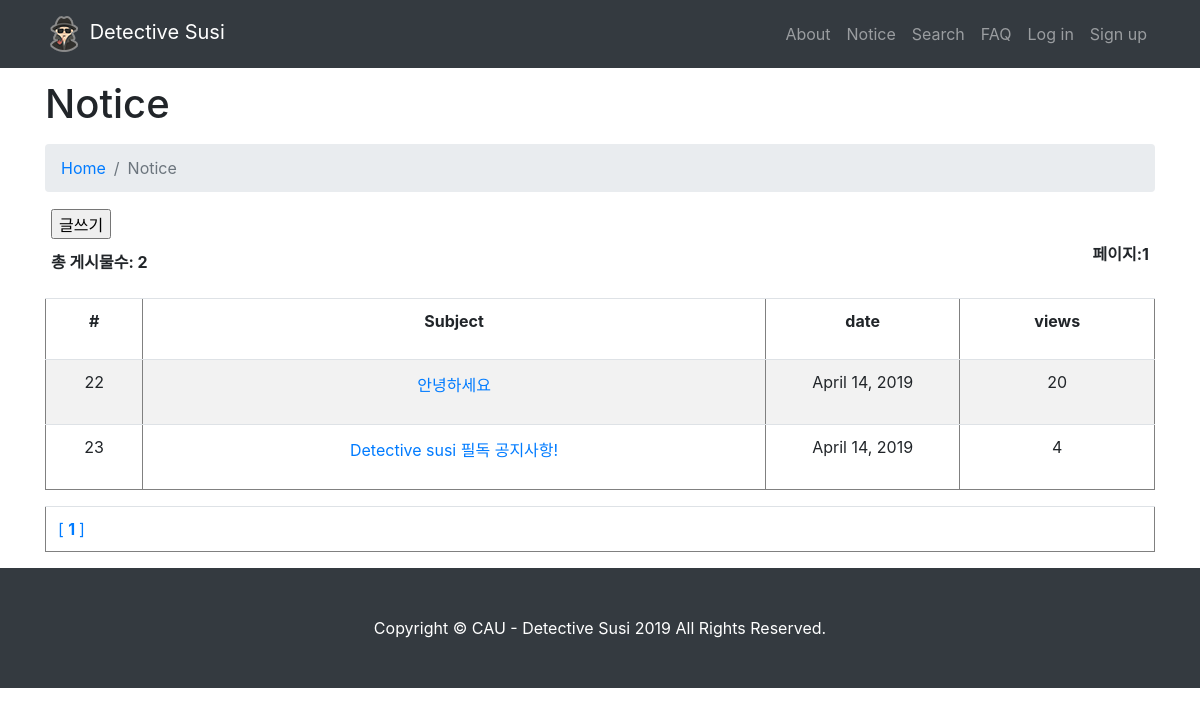
/notice/, run on an earlier commit of the app's database.
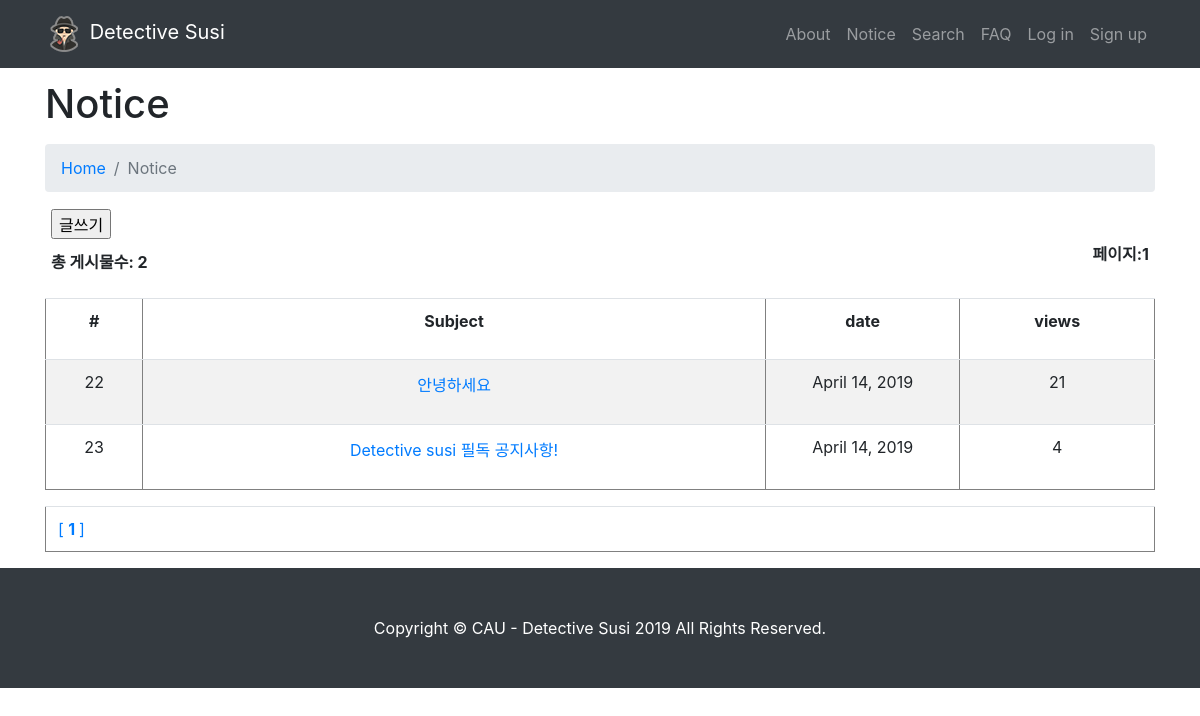
And on a later commit of the database.
### main/models.py (models this page shows)
class NoticeBoard(models.Model):
	subject = models.CharField(max_length=50,blank=True)	#제목
	name = models.CharField(max_length=50,blank=True)		#이름
	created_date = models.DateField(null=True, blank=True)	#생성일
	memo = models.TextField(max_length=1000, blank=True)	#내용
	hits = models.IntegerField(null=True,blank=True)		#조회수

### main/views.py (the view)
# urls.py: path('notice/', views.notice, name='notice'),
def notice(request):
    boardList = NoticeBoard.objects.order_by('id')[0:5]
    current_page =1
    totalCnt = NoticeBoard.objects.all().count()
    pagingHelperIns = pagingHelper()    #객체 생성
    totalPageList = pagingHelperIns.getTotalPageList(totalCnt,rowsPerPage)
    print ('totalPageList',totalPageList)
    context = {
        'boardList':boardList,
        'totalCnt':totalCnt,
        'current_page':current_page,
        'totalPageList':totalPageList,
    }
    return render(request,'main/listSpecificPage.html',context)

### main/views.py (called while the page is built)
    def getTotalPageList(self, total_cnt,rowsPerPage):
        if((total_cnt % rowsPerPage)==0):
            self.total_pages=int(total_cnt/rowsPerPage)
            print ('getTotalPageList #1')
        else:
            self.total_pages=int((total_cnt/rowsPerPage)+1)
            print ('getTotalPageList #2')
        self.totalPageList=[]
        for j in range(self.total_pages):
            self.totalPageList.append(j+1)
        return self.totalPageList

### main/templates/main/listSpecificPage.html
{% extends "main/layout.html" %}
{% block content %}
{% load static %}
 <div class="container">
    <h1 class="mt-4 mb-3">Notice
    </h1>
    <ol class="breadcrumb">
      <li class="breadcrumb-item">
        <a href="{% url 'main:home'%}">Home</a>
      </li>
      <li class="breadcrumb-item active">Notice</li>
    </ol>
    <CENTER>
        <div>
<table cellspacing=1 width=1100 border=0 >
    <tr>
    <td><input type=button value="글쓰기"  OnClick="window.location='/show_write_form'"></td>
    </tr>
    <tr>
        <td><b>총 게시물수: {{ totalCnt }}</b></td>
        <td><p align=right><b> 페이지:{{ current_page }}</b></p>
        </td>
    </tr>
</table>
<table cellspacing=1 width=700 border=1 class="table table-striped">
    <thead>
    <tr>
        <td width=50><p align=center><b>#</b></p>
        </td>
        <td width=320><p align=center><b>Subject</b></p>
        </td>
        <td width=100><p align=center><b>date</b></p>
        </td>
        <td width=100><p align=center><b>views</b></p>
        </td>
    </tr>
</thead>
    {% if boardList %}
        <ul>
            {% for boardRow in boardList %}
            <tr>
            <td width=50><p align=center>{{ boardRow.id }}</p></td>
            <td width=320>
                <p align=center>
                    <a href="/viewWork?memo_id={{ boardRow.id }}&current_page={{ current_page }}&searchStr=None" title="{{ boardRow.memo}}">{{ boardRow.subject }}</a>
                </p>
            </td>
            <td width=100><p align=center>{{ boardRow.created_date }}</p></td>
            <td width=100><p align=center>{{ boardRow.hits }}</p></td>
            </tr>
            {% endfor %}
        </ul>
    {% endif %}
</table>
<table cellspacing=1 width=700 border=1 class = "table">
    <tr>
        <td>
        {% for page in totalPageList %}
            <a href="/listSpecificPageWork?current_page={{page}}" >
            [
            {% ifequal page current_page %}
                <b>
            {% endifequal %}
            {{page}}
            {% ifequal page current_page  %}
                </b>
            {% endifequal %}
            ]
        </a>
        {% endfor %}
        </td>
    </tr>
</table>
</div>
</CENTER>
</div>
{% endblock %}

What changed in the data, as far as the page shows it:
changed NoticeBoard "안녕하세요": hits "20" → "21"
